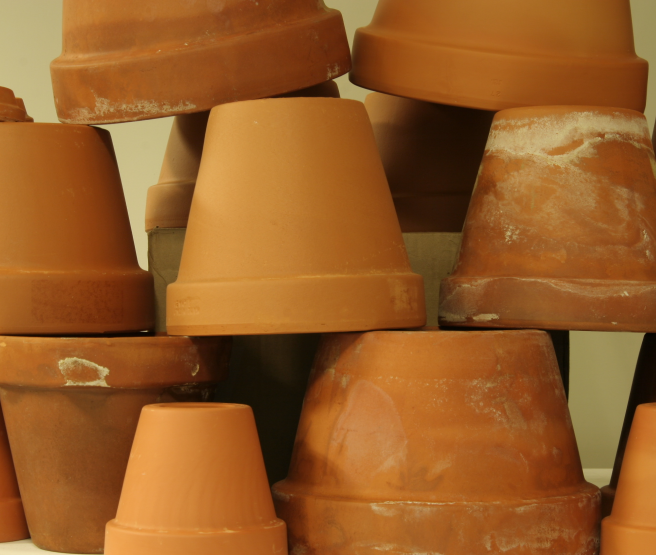
#> input picture data/Flowerpots/view0.png, 1312 x 1110 px (shown at 1/2 size)
$ python sgbm_disparity.py
#> lines starting #> are read from the running program, lines starting #| are printed output that depends on the picture
import cv2
import numpy as np
import copy


def wls_l(img,disp1,disp2,mather):
    lmbda = 80000
    sigma = 1.3
    visual_multiplier = 6

    wls_filter = cv2.ximgproc.createDisparityWLSFilter(matcher_left=mather)
    wls_filter.setLambda(lmbda)
    wls_filter.setSigmaColor(sigma)
    filteredImg = wls_filter.filter(disp1, img, None, disp2)  # important to put "imgL" here!!!
    filteredImg = np.clip(filteredImg, 0, None)
    filteredImg = cv2.normalize(src=filteredImg, dst=filteredImg, beta=0, alpha=255, norm_type=cv2.NORM_MINMAX)
    filteredImg = np.uint8(filteredImg)
    return filteredImg

def visDisp(disp):
    filteredImg = np.clip(disp, 0, None)
    filteredImg = cv2.normalize(src=filteredImg, dst=filteredImg, beta=0, alpha=255, norm_type=cv2.NORM_MINMAX)
    filteredImg = np.uint8(filteredImg)
    return filteredImg

def compute_disparity(imgL,imgR):
    window_size = 7  # wsize default 3; 5; 7 for SGBM reduced size image; 15 for SGBM full size image (1300px and above); 5 Works nicely
    left_matcher = cv2.StereoSGBM_create(
        minDisparity=0,
        numDisparities= 12 * 16,  # max_disp has to be dividable by 16 f. E. HH 192, 256
        blockSize=window_size,
        P1=8 * 3 * window_size,
        # wsize default 3; 5; 7 for SGBM reduced size image; 15 for SGBM full size image (1300px and above); 5 Works nicely
        P2=32 * 3 * window_size,
        disp12MaxDiff=7,
        uniquenessRatio=10,
        speckleWindowSize=50,
        speckleRange=32,
        preFilterCap=63,
        mode=cv2.STEREO_SGBM_MODE_HH4
    )
    right_matcher = cv2.ximgproc.createRightMatcher(left_matcher)
    # FILTER Parameters

    displ = left_matcher.compute(imgL, imgR)  # .astype(np.float32)/16
    dispr = right_matcher.compute(imgR, imgL)  # .astype(np.float32)/16
    displ = np.int16(displ)
    dispr = np.int16(dispr)

    # filteredImg1 = wls_l(imgL,displ,dispr,left_matcher)
    # filteredImg2 = wls_r(imgR,dispr,displ,right_matcher)
    filteredImg1 = visDisp(displ)
    filteredImg2 = visDisp(dispr)
    # unnormalized_filteredImg = copy.deepcopy(filteredImg)
    #
    #
    #

    # return displ, dispr
    return filteredImg1, filteredImg2


if __name__=="__main__":
    imgL =  cv2.imread("data/Flowerpots/view0.png",-1)
#> imgL is the input picture: shape (1110, 1312, 3); mean B, G, R 38.1, 91.9, 150.2
    imgR1 = cv2.imread("data/Flowerpots/view1.png", -1)
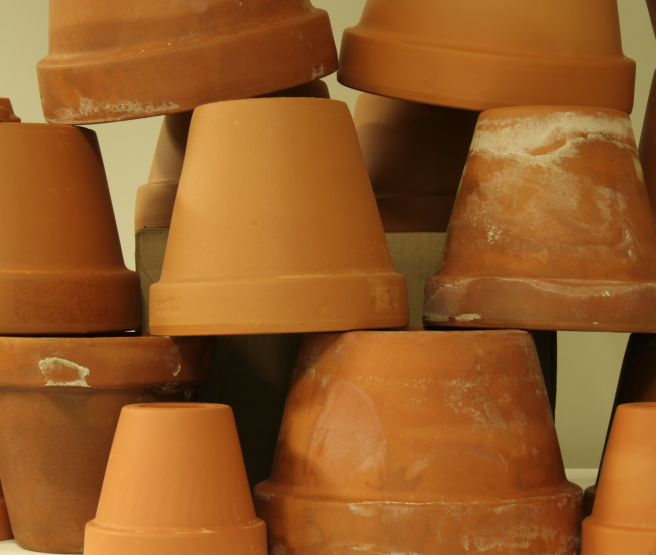
#> input picture data/Flowerpots/view1.png, 1312 x 1110 px (shown at 1/2 size)
#> imgR1 is the input picture: shape (1110, 1312, 3); mean B, G, R 37.8, 91.2, 149.1
    # imgR2 = cv2.imread("data/Flowerpots/view2.png", -1)
    # imgR3 = cv2.imread("data/Flowerpots/view3.png", -1)

    displ,dispr = compute_disparity(imgL,imgR1)
#> in compute_disparity, `displ = left_matcher.compute(imgL, imgR)`:
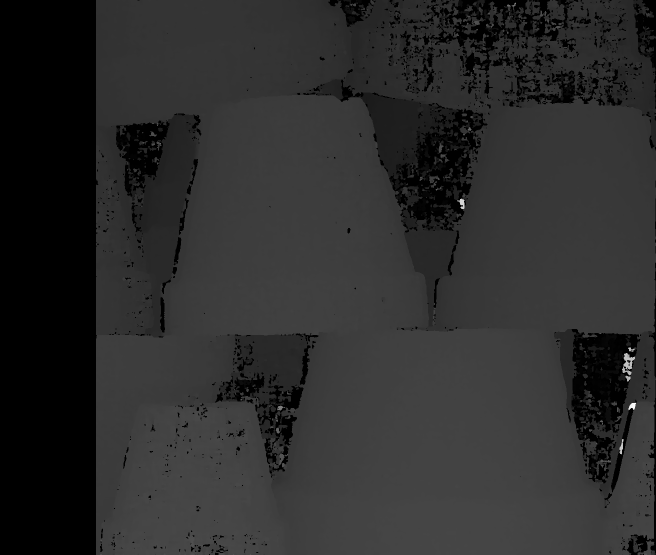
#> displ: shape (1110, 1312) int16 (shown at 1/2 size); min -16, max 2640, mean 449.9; drawn with min black and max white
#> in compute_disparity, `dispr = right_matcher.compute(imgR, imgL)`:
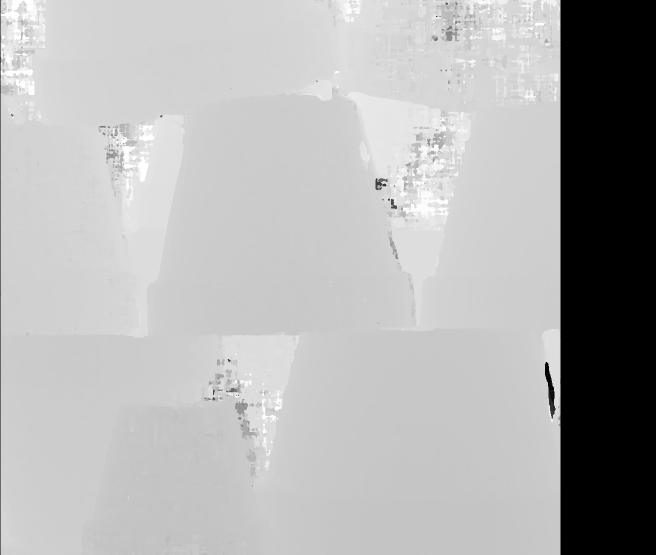
#> dispr: shape (1110, 1312) int16 (shown at 1/2 size); min -3072, max 0, mean -936.1; drawn with min black and max white
#> in visDisp (call 2), `filteredImg = np.clip(disp, 0, None)`: filteredImg: shape (1110, 1312) int16; every value is 0
#> in visDisp (call 2), `filteredImg = np.uint8(filteredImg)`: filteredImg: shape (1110, 1312); every value is 0
    cv2.imshow("t",np.hstack((displ,dispr)))
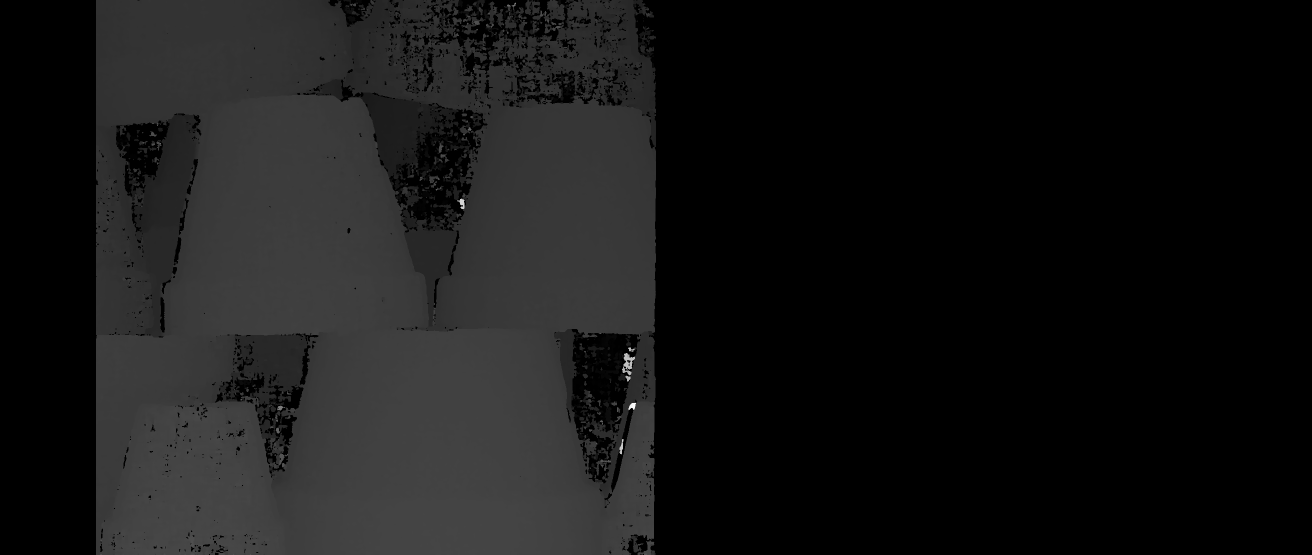
#> window 't': shape (1110, 2624) (shown at 1/2 size); min 0, max 255, mean 21.9
    cv2.waitKey(0)
    # [9 lines of commented-out code are left out]
